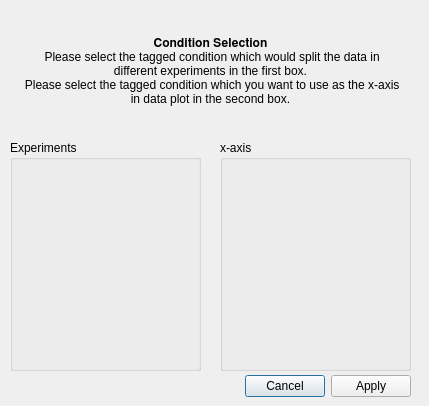
<?xml version="1.0" encoding="UTF-8"?>
<ui version="4.0">
 <class>Dialog</class>
 <widget class="QDialog" name="Dialog">
  <property name="geometry">
   <rect>
    <x>0</x>
    <y>0</y>
    <width>429</width>
    <height>406</height>
   </rect>
  </property>
  <property name="windowTitle">
   <string>Condition Selection Dialog</string>
  </property>
  <widget class="QDialogButtonBox" name="buttonBox">
   <property name="geometry">
    <rect>
     <x>210</x>
     <y>370</y>
     <width>201</width>
     <height>32</height>
    </rect>
   </property>
   <property name="orientation">
    <enum>Qt::Horizontal</enum>
   </property>
   <property name="standardButtons">
    <set>QDialogButtonBox::Apply|QDialogButtonBox::Cancel</set>
   </property>
  </widget>
  <widget class="QGroupBox" name="experimentBox">
   <property name="geometry">
    <rect>
     <x>10</x>
     <y>140</y>
     <width>191</width>
     <height>231</height>
    </rect>
   </property>
   <property name="title">
    <string>Experiments</string>
   </property>
  </widget>
  <widget class="QGroupBox" name="xaxisBox">
   <property name="geometry">
    <rect>
     <x>220</x>
     <y>140</y>
     <width>191</width>
     <height>231</height>
    </rect>
   </property>
   <property name="title">
    <string>x-axis</string>
   </property>
  </widget>
  <widget class="QLabel" name="label">
   <property name="geometry">
    <rect>
     <x>20</x>
     <y>10</y>
     <width>381</width>
     <height>121</height>
    </rect>
   </property>
   <property name="text">
    <string>𝐂𝐨𝐧𝐝𝐢𝐭𝐢𝐨𝐧 𝐒𝐞𝐥𝐞𝐜𝐭𝐢𝐨𝐧
 Please select the tagged condition which would split the data in different experiments in the first box.
 Please select the tagged condition which you want to use as the x-axis in data plot in the second box.</string>
   </property>
   <property name="alignment">
    <set>Qt::AlignCenter</set>
   </property>
   <property name="wordWrap">
    <bool>true</bool>
   </property>
  </widget>
 </widget>
 <resources/>
 <connections>
  <connection>
   <sender>buttonBox</sender>
   <signal>accepted()</signal>
   <receiver>Dialog</receiver>
   <slot>accept()</slot>
   <hints>
    <hint type="sourcelabel">
     <x>248</x>
     <y>254</y>
    </hint>
    <hint type="destinationlabel">
     <x>157</x>
     <y>274</y>
    </hint>
   </hints>
  </connection>
  <connection>
   <sender>buttonBox</sender>
   <signal>rejected()</signal>
   <receiver>Dialog</receiver>
   <slot>reject()</slot>
   <hints>
    <hint type="sourcelabel">
     <x>316</x>
     <y>260</y>
    </hint>
    <hint type="destinationlabel">
     <x>286</x>
     <y>274</y>
    </hint>
   </hints>
  </connection>
 </connections>
</ui>
